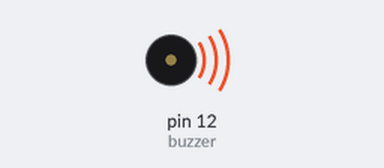
Bench run of a sketch on a simulated Arduino Uno, built with avr-gcc and run on an emulated ATmega328P. Shown: buzzer (waves = sounding).

Above: at 0.05 s.
Timing chart, 0 to 3.0 s (numbered marks = the images above):
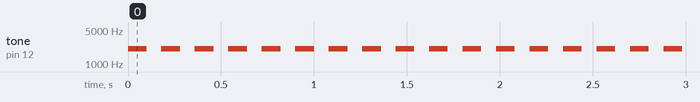

The sketch:

sketch_jul14a.ino
```cpp
/* Arduino tutorial - Buzzer / Piezo Speaker
   More info and circuit: http://www.ardumotive.com/how-to-use-a-buzzer-en.html
   Dev: Michalis Vasilakis // Date: 9/6/2015 // www.ardumotive.com */


const int buzzer = 12; //buzzer to arduino pin 9


void setup(){

  pinMode(buzzer, OUTPUT); // Set buzzer - pin 9 as an output

}

void loop(){

  tone(buzzer, 2050); // Send 1KHz sound signal...
  delay(100);        // ...for 1 sec
  noTone(buzzer);     // Stop sound...
  delay(80);        // ...for 1sec

}
```

Measured:
- by itself, tone on pin 12 (buzzer): alternates 2050 Hz for 0.10 s and silent for 0.08 s
